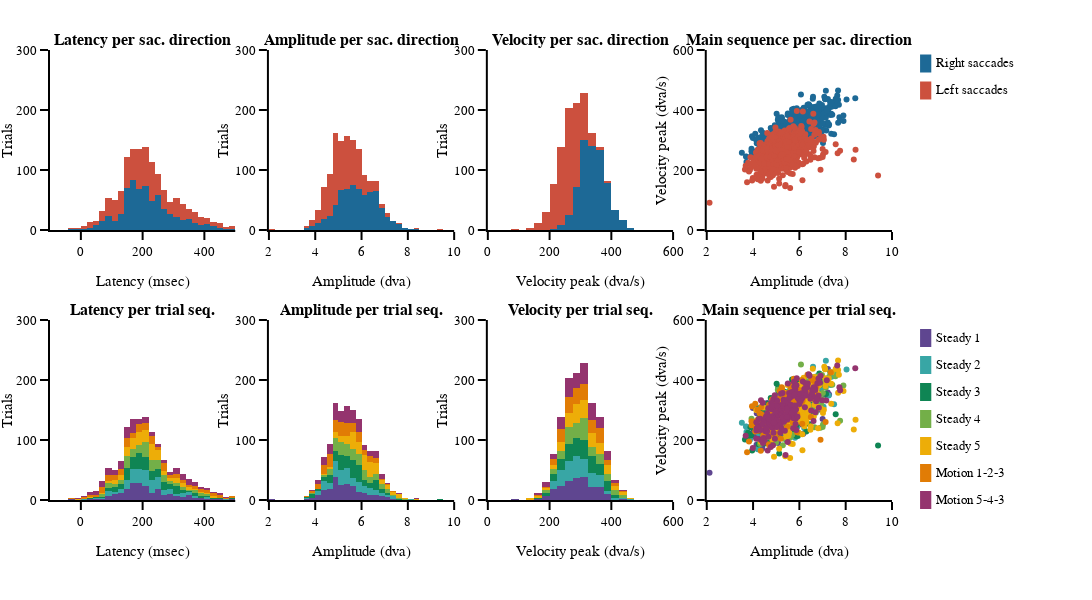

Notebook code cell kept with this figure:
### Markdown cell above
#### Saccade parameter graph

### Code cell
# figure specific settings
subplot_titles = ('<b>Latency per sac. direction<b>', '<b>Amplitude per sac. direction<b>', '<b>Velocity per sac. direction<b>', '<b>Main sequence per sac. direction<b>',
                  '<b>Latency per trial seq.<b>', '<b>Amplitude per trial seq.<b>', '<b>Velocity per trial seq.<b>', '<b>Main sequence per trial seq.<b>',)
y_label=['Latency (msec)', 'Amplitude (dva)', 'Velocity peak (dva/s)', 'Velocity peak (dva/s)']
x_label=['Trials','Trials','Trials','Amplitude (dva)']

# subplot settings
rows, cols = 2, 4
leg_mergin = 200
fig_height, fig_width = 600,350*4+leg_mergin
column_widths,row_heights = [1,1,1,1],[1,1]
sb_specs = [[{},{},{},{}],[{},{},{},{}]]
fig = make_subplots(rows=rows, cols=cols, print_grid=False, vertical_spacing=0.2, horizontal_spacing=0.04, 
                    column_widths=column_widths, row_heights=row_heights, subplot_titles=subplot_titles)

x_legend = 1.05
y_legend_step = 0.06
y_legend_sd = 0.97
y_legend_ts = 0.36
rad_leg = 0.04


# Right / Left saccades
# ---------------------
sac_param = ['sac_lat_trial','sac_amp_trial','sac_vpeak_trial']

for sd_num, sd in enumerate(sds):
    # plot
    fig.append_trace(go.Histogram(x=df_all.loc[(df_all.main_sac_trial == 1) & (df_all.saccade_direction == sd_num+1)]['sac_lat_trial'], name=sd, marker_color=sd_cols[sd_num], xbins_size = 20),row=1, col=1)
    fig.append_trace(go.Histogram(x=df_all.loc[(df_all.main_sac_trial == 1) & (df_all.saccade_direction == sd_num+1)]['sac_amp_trial'], name=sd, marker_color=sd_cols[sd_num], xbins_size = 0.25),row=1, col=2)
    fig.append_trace(go.Histogram(x=df_all.loc[(df_all.main_sac_trial == 1) & (df_all.saccade_direction == sd_num+1)]['sac_vpeak_trial'], name=sd, marker_color=sd_cols[sd_num], xbins_size = 25),row=1, col=3)
    fig.append_trace(go.Scatter(x=df_all.loc[(df_all.main_sac_trial == 1) & (df_all.saccade_direction == sd_num+1)]['sac_amp_trial'],
                                y=df_all.loc[(df_all.main_sac_trial == 1) & (df_all.saccade_direction == sd_num+1)]['sac_vpeak_trial'],name=sd, mode='markers',marker_color=sd_cols[sd_num]),row=1, col=4)
    
    # legend
    fig.add_annotation(xref='paper', yref='paper', x=x_legend, y=y_legend_sd-y_legend_step*sd_num, 
                       text=sd, showarrow=False, font_size = template_specs['axes_font_size'],xanchor = 'left', yanchor='middle')
    fig.add_shape(type='rect',xref='paper', yref='paper', fillcolor=sd_cols[sd_num],line_width=0,
                  x0=x_legend-0.01-rad_leg/6, y0=y_legend_sd-y_legend_step*sd_num-rad_leg/2, 
                  x1=x_legend-0.01+rad_leg/6, y1=y_legend_sd-y_legend_step*sd_num+rad_leg/2)

# Trials sequence
# ---------------
for ts_num, ts in enumerate(tss):
    # plot
    fig.append_trace(go.Histogram(x=df_all.loc[(df_all.main_sac_trial == 1) & (df_all.trial_sequence == ts_num+1)]['sac_lat_trial'], name=ts, marker_color=ts_cols[ts_num], xbins_size = 20),row=2, col=1)
    fig.append_trace(go.Histogram(x=df_all.loc[(df_all.main_sac_trial == 1) & (df_all.trial_sequence == ts_num+1)]['sac_amp_trial'], name=ts, marker_color=ts_cols[ts_num], xbins_size = 0.25),row=2, col=2)
    fig.append_trace(go.Histogram(x=df_all.loc[(df_all.main_sac_trial == 1) & (df_all.trial_sequence == ts_num+1)]['sac_vpeak_trial'], name=ts, marker_color=ts_cols[ts_num], xbins_size = 25),row=2, col=3)
    fig.append_trace(go.Scatter(x=df_all.loc[(df_all.main_sac_trial == 1) & (df_all.trial_sequence == ts_num+1)]['sac_amp_trial'],
                                y=df_all.loc[(df_all.main_sac_trial == 1) & (df_all.trial_sequence == ts_num+1)]['sac_vpeak_trial'],name=ts, mode='markers',marker_color=ts_cols[ts_num]),row=2, col=4)
    
    # legend
    fig.add_annotation(xref='paper', yref='paper', x=x_legend, y=y_legend_ts-(y_legend_step*ts_num), 
                       text=ts, showarrow=False, font_size = template_specs['axes_font_size'], xanchor = 'left', yanchor='middle')
    fig.add_shape(type='rect',xref='paper', yref='paper', fillcolor=ts_cols[ts_num],line_width=0,
                  x0=x_legend-0.01-rad_leg/6, y0=y_legend_ts-y_legend_step*ts_num-rad_leg/2, 
                  x1=x_legend-0.01+rad_leg/6, y1=y_legend_ts-y_legend_step*ts_num+rad_leg/2)

# axes settings
for row in np.arange(rows):
    for col in np.arange(cols):
        fig.update_xaxes(visible=True, ticklen=8, linewidth=template_specs['axes_width'], row=row+1, col=col+1)
        fig.update_yaxes(visible=True, ticklen=8, linewidth=template_specs['axes_width'], range=[0,300], title='Trials',row=row+1, col=col+1)

fig.layout.update(xaxis_range =[-100,500],  xaxis5_range=[-100,500], 
                  xaxis2_range=[2,10],   xaxis6_range=[2,10],
                  xaxis3_range=[0,600],  xaxis7_range=[0,600],
                  xaxis4_range=[2,10],   xaxis8_range=[2,10],
                  yaxis4_range=[0,600],  yaxis8_range=[0,600],    
                  xaxis_title ='Latency (msec)',        xaxis5_title='Latency (msec)',
                  xaxis2_title='Amplitude (dva)',       xaxis6_title='Amplitude (dva)',
                  xaxis3_title='Velocity peak (dva/s)', xaxis7_title='Velocity peak (dva/s)',
                  xaxis4_title='Amplitude (dva)',       xaxis8_title='Amplitude (dva)',
                  yaxis4_title='Velocity peak (dva/s)', yaxis8_title='Velocity peak (dva/s)',
                 )
    
# Save figure
fig.layout.update(template=fig_template, width=fig_width, height=fig_height, margin_l=50, margin_r=200, margin_t=50, margin_b=100, barmode='stack', showlegend=False)
fig.show()
if not os.path.exists(fig_dir):os.mkdir(fig_dir)    
fig.write_image('{}/{}_saccade_dist.pdf'.format(fig_dir, subject))

### Figure 1 — Plotly figure (JSON) as saved in the notebook; plotly's stock layout.template omitted (floating-point values rounded to 4 significant figures; data arrays with more than 128 entries replaced by an {"elided": "..."} marker saying what was removed)
{"data": [{"marker": {"color": "rgb(29, 105, 150)"}, "name": "Right saccades", "type": "histogram", "x": {"elided": "662 int values"}, "xaxis": "x", "xbins": {"size": 20}, "yaxis": "y"}, {"marker": {"color": "rgb(29, 105, 150)"}, "name": "Right saccades", "type": "histogram", "x": {"elided": "662 float values"}, "xaxis": "x2", "xbins": {"size": 0.25}, "yaxis": "y2"}, {"marker": {"color": "rgb(29, 105, 150)"}, "name": "Right saccades", "type": "histogram", "x": {"elided": "662 float values"}, "xaxis": "x3", "xbins": {"size": 25}, "yaxis": "y3"}, {"marker": {"color": "rgb(29, 105, 150)"}, "mode": "markers", "name": "Right saccades", "type": "scatter", "x": {"elided": "662 float values"}, "xaxis": "x4", "y": {"elided": "662 float values"}, "yaxis": "y4"}, {"marker": {"color": "rgb(204, 80, 62)"}, "name": "Left saccades", "type": "histogram", "x": {"elided": "674 int values"}, "xaxis": "x", "xbins": {"size": 20}, "yaxis": "y"}, {"marker": {"color": "rgb(204, 80, 62)"}, "name": "Left saccades", "type": "histogram", "x": {"elided": "674 float values"}, "xaxis": "x2", "xbins": {"size": 0.25}, "yaxis": "y2"}, {"marker": {"color": "rgb(204, 80, 62)"}, "name": "Left saccades", "type": "histogram", "x": {"elided": "674 float values"}, "xaxis": "x3", "xbins": {"size": 25}, "yaxis": "y3"}, {"marker": {"color": "rgb(204, 80, 62)"}, "mode": "markers", "name": "Left saccades", "type": "scatter", "x": {"elided": "674 float values"}, "xaxis": "x4", "y": {"elided": "674 float values"}, "yaxis": "y4"}, {"marker": {"color": "rgb(95, 70, 144)"}, "name": "Steady 1", "type": "histogram", "x": {"elided": "213 int values"}, "xaxis": "x5", "xbins": {"size": 20}, "yaxis": "y5"}, {"marker": {"color": "rgb(95, 70, 144)"}, "name": "Steady 1", "type": "histogram", "x": {"elided": "213 float values"}, "xaxis": "x6", "xbins": {"size": 0.25}, "yaxis": "y6"}, {"marker": {"color": "rgb(95, 70, 144)"}, "name": "Steady 1", "type": "histogram", "x": {"elided": "213 float values"}, "xaxis": "x7", "xbins": {"size": 25}, "yaxis": "y7"}, {"marker": {"color": "rgb(95, 70, 144)"}, "mode": "markers", "name": "Steady 1", "type": "scatter", "x": {"elided": "213 float values"}, "xaxis": "x8", "y": {"elided": "213 float values"}, "yaxis": "y8"}, {"marker": {"color": "rgb(56, 166, 165)"}, "name": "Steady 2", "type": "histogram", "x": {"elided": "195 int values"}, "xaxis": "x5", "xbins": {"size": 20}, "yaxis": "y5"}, {"marker": {"color": "rgb(56, 166, 165)"}, "name": "Steady 2", "type": "histogram", "x": {"elided": "195 float values"}, "xaxis": "x6", "xbins": {"size": 0.25}, "yaxis": "y6"}, {"marker": {"color": "rgb(56, 166, 165)"}, "name": "Steady 2", "type": "histogram", "x": {"elided": "195 float values"}, "xaxis": "x7", "xbins": {"size": 25}, "yaxis": "y7"}, {"marker": {"color": "rgb(56, 166, 165)"}, "mode": "markers", "name": "Steady 2", "type": "scatter", "x": {"elided": "195 float values"}, "xaxis": "x8", "y": {"elided": "195 float values"}, "yaxis": "y8"}, {"marker": {"color": "rgb(15, 133, 84)"}, "name": "Steady 3", "type": "histogram", "x": {"elided": "196 int values"}, "xaxis": "x5", "xbins": {"size": 20}, "yaxis": "y5"}, {"marker": {"color": "rgb(15, 133, 84)"}, "name": "Steady 3", "type": "histogram", "x": {"elided": "196 float values"}, "xaxis": "x6", "xbins": {"size": 0.25}, "yaxis": "y6"}, {"marker": {"color": "rgb(15, 133, 84)"}, "name": "Steady 3", "type": "histogram", "x": {"elided": "196 float values"}, "xaxis": "x7", "xbins": {"size": 25}, "yaxis": "y7"}, {"marker": {"color": "rgb(15, 133, 84)"}, "mode": "markers", "name": "Steady 3", "type": "scatter", "x": {"elided": "196 float values"}, "xaxis": "x8", "y": {"elided": "196 float values"}, "yaxis": "y8"}, {"marker": {"color": "rgb(115, 175, 72)"}, "name": "Steady 4", "type": "histogram", "x": {"elided": "174 int values"}, "xaxis": "x5", "xbins": {"size": 20}, "yaxis": "y5"}, {"marker": {"color": "rgb(115, 175, 72)"}, "name": "Steady 4", "type": "histogram", "x": {"elided": "174 float values"}, "xaxis": "x6", "xbins": {"size": 0.25}, "yaxis": "y6"}, {"marker": {"color": "rgb(115, 175, 72)"}, "name": "Steady 4", "type": "histogram", "x": {"elided": "174 float values"}, "xaxis": "x7", "xbins": {"size": 25}, "yaxis": "y7"}, {"marker": {"color": "rgb(115, 175, 72)"}, "mode": "markers", "name": "Steady 4", "type": "scatter", "x": {"elided": "174 float values"}, "xaxis": "x8", "y": {"elided": "174 float values"}, "yaxis": "y8"}, {"marker": {"color": "rgb(237, 173, 8)"}, "name": "Steady 5", "type": "histogram", "x": {"elided": "184 int values"}, "xaxis": "x5", "xbins": {"size": 20}, "yaxis": "y5"}, {"marker": {"color": "rgb(237, 173, 8)"}, "name": "Steady 5", "type": "histogram", "x": {"elided": "184 float values"}, "xaxis": "x6", "xbins": {"size": 0.25}, "yaxis": "y6"}, {"marker": {"color": "rgb(237, 173, 8)"}, "name": "Steady 5", "type": "histogram", "x": {"elided": "184 float values"}, "xaxis": "x7", "xbins": {"size": 25}, "yaxis": "y7"}, {"marker": {"color": "rgb(237, 173, 8)"}, "mode": "markers", "name": "Steady 5", "type": "scatter", "x": {"elided": "184 float values"}, "xaxis": "x8", "y": {"elided": "184 float values"}, "yaxis": "y8"}, {"marker": {"color": "rgb(225, 124, 5)"}, "name": "Motion 1-2-3", "type": "histogram", "x": {"elided": "176 int values"}, "xaxis": "x5", "xbins": {"size": 20}, "yaxis": "y5"}, {"marker": {"color": "rgb(225, 124, 5)"}, "name": "Motion 1-2-3", "type": "histogram", "x": {"elided": "176 float values"}, "xaxis": "x6", "xbins": {"size": 0.25}, "yaxis": "y6"}, {"marker": {"color": "rgb(225, 124, 5)"}, "name": "Motion 1-2-3", "type": "histogram", "x": {"elided": "176 float values"}, "xaxis": "x7", "xbins": {"size": 25}, "yaxis": "y7"}, {"marker": {"color": "rgb(225, 124, 5)"}, "mode": "markers", "name": "Motion 1-2-3", "type": "scatter", "x": {"elided": "176 float values"}, "xaxis": "x8", "y": {"elided": "176 float values"}, "yaxis": "y8"}, {"marker": {"color": "rgb(148, 52, 110)"}, "name": "Motion 5-4-3", "type": "histogram", "x": {"elided": "198 int values"}, "xaxis": "x5", "xbins": {"size": 20}, "yaxis": "y5"}, {"marker": {"color": "rgb(148, 52, 110)"}, "name": "Motion 5-4-3", "type": "histogram", "x": {"elided": "198 float values"}, "xaxis": "x6", "xbins": {"size": 0.25}, "yaxis": "y6"}, {"marker": {"color": "rgb(148, 52, 110)"}, "name": "Motion 5-4-3", "type": "histogram", "x": {"elided": "198 float values"}, "xaxis": "x7", "xbins": {"size": 25}, "yaxis": "y7"}, {"marker": {"color": "rgb(148, 52, 110)"}, "mode": "markers", "name": "Motion 5-4-3", "type": "scatter", "x": {"elided": "198 float values"}, "xaxis": "x8", "y": {"elided": "198 float values"}, "yaxis": "y8"}], "layout": {"annotations": [{"font": {"size": 16}, "showarrow": false, "text": "<b>Latency per sac. direction<b>", "x": 0.11, "xanchor": "center", "xref": "paper", "y": 1, "yanchor": "bottom", "yref": "paper"}, {"font": {"size": 16}, "showarrow": false, "text": "<b>Amplitude per sac. direction<b>", "x": 0.37, "xanchor": "center", "xref": "paper", "y": 1, "yanchor": "bottom", "yref": "paper"}, {"font": {"size": 16}, "showarrow": false, "text": "<b>Velocity per sac. direction<b>", "x": 0.63, "xanchor": "center", "xref": "paper", "y": 1, "yanchor": "bottom", "yref": "paper"}, {"font": {"size": 16}, "showarrow": false, "text": "<b>Main sequence per sac. direction<b>", "x": 0.89, "xanchor": "center", "xref": "paper", "y": 1, "yanchor": "bottom", "yref": "paper"}, {"font": {"size": 16}, "showarrow": false, "text": "<b>Latency per trial seq.<b>", "x": 0.11, "xanchor": "center", "xref": "paper", "y": 0.4, "yanchor": "bottom", "yref": "paper"}, {"font": {"size": 16}, "showarrow": false, "text": "<b>Amplitude per trial seq.<b>", "x": 0.37, "xanchor": "center", "xref": "paper", "y": 0.4, "yanchor": "bottom", "yref": "paper"}, {"font": {"size": 16}, "showarrow": false, "text": "<b>Velocity per trial seq.<b>", "x": 0.63, "xanchor": "center", "xref": "paper", "y": 0.4, "yanchor": "bottom", "yref": "paper"}, {"font": {"size": 16}, "showarrow": false, "text": "<b>Main sequence per trial seq.<b>", "x": 0.89, "xanchor": "center", "xref": "paper", "y": 0.4, "yanchor": "bottom", "yref": "paper"}, {"font": {"size": 13}, "showarrow": false, "text": "Right saccades", "x": 1.05, "xanchor": "left", "xref": "paper", "y": 0.97, "yanchor": "middle", "yref": "paper"}, {"font": {"size": 13}, "showarrow": false, "text": "Left saccades", "x": 1.05, "xanchor": "left", "xref": "paper", "y": 0.91, "yanchor": "middle", "yref": "paper"}, {"font": {"size": 13}, "showarrow": false, "text": "Steady 1", "x": 1.05, "xanchor": "left", "xref": "paper", "y": 0.36, "yanchor": "middle", "yref": "paper"}, {"font": {"size": 13}, "showarrow": false, "text": "Steady 2", "x": 1.05, "xanchor": "left", "xref": "paper", "y": 0.3, "yanchor": "middle", "yref": "paper"}, {"font": {"size": 13}, "showarrow": false, "text": "Steady 3", "x": 1.05, "xanchor": "left", "xref": "paper", "y": 0.24, "yanchor": "middle", "yref": "paper"}, {"font": {"size": 13}, "showarrow": false, "text": "Steady 4", "x": 1.05, "xanchor": "left", "xref": "paper", "y": 0.18, "yanchor": "middle", "yref": "paper"}, {"font": {"size": 13}, "showarrow": false, "text": "Steady 5", "x": 1.05, "xanchor": "left", "xref": "paper", "y": 0.12, "yanchor": "middle", "yref": "paper"}, {"font": {"size": 13}, "showarrow": false, "text": "Motion 1-2-3", "x": 1.05, "xanchor": "left", "xref": "paper", "y": 0.06, "yanchor": "middle", "yref": "paper"}, {"font": {"size": 13}, "showarrow": false, "text": "Motion 5-4-3", "x": 1.05, "xanchor": "left", "xref": "paper", "y": 0, "yanchor": "middle", "yref": "paper"}], "barmode": "stack", "height": 600, "margin": {"b": 100, "l": 50, "r": 200, "t": 50}, "shapes": [{"fillcolor": "rgb(29, 105, 150)", "line": {"width": 0}, "type": "rect", "x0": 1.033, "x1": 1.047, "xref": "paper", "y0": 0.95, "y1": 0.99, "yref": "paper"}, {"fillcolor": "rgb(204, 80, 62)", "line": {"width": 0}, "type": "rect", "x0": 1.033, "x1": 1.047, "xref": "paper", "y0": 0.89, "y1": 0.93, "yref": "paper"}, {"fillcolor": "rgb(95, 70, 144)", "line": {"width": 0}, "type": "rect", "x0": 1.033, "x1": 1.047, "xref": "paper", "y0": 0.34, "y1": 0.38, "yref": "paper"}, {"fillcolor": "rgb(56, 166, 165)", "line": {"width": 0}, "type": "rect", "x0": 1.033, "x1": 1.047, "xref": "paper", "y0": 0.28, "y1": 0.32, "yref": "paper"}, {"fillcolor": "rgb(15, 133, 84)", "line": {"width": 0}, "type": "rect", "x0": 1.033, "x1": 1.047, "xref": "paper", "y0": 0.22, "y1": 0.26, "yref": "paper"}, {"fillcolor": "rgb(115, 175, 72)", "line": {"width": 0}, "type": "rect", "x0": 1.033, "x1": 1.047, "xref": "paper", "y0": 0.16, "y1": 0.2, "yref": "paper"}, {"fillcolor": "rgb(237, 173, 8)", "line": {"width": 0}, "type": "rect", "x0": 1.033, "x1": 1.047, "xref": "paper", "y0": 0.1, "y1": 0.14, "yref": "paper"}, {"fillcolor": "rgb(225, 124, 5)", "line": {"width": 0}, "type": "rect", "x0": 1.033, "x1": 1.047, "xref": "paper", "y0": 0.04, "y1": 0.08, "yref": "paper"}, {"fillcolor": "rgb(148, 52, 110)", "line": {"width": 0}, "type": "rect", "x0": 1.033, "x1": 1.047, "xref": "paper", "y0": -0.02, "y1": 0.02, "yref": "paper"}], "showlegend": false, "width": 1600, "xaxis": {"anchor": "y", "domain": [0, 0.22], "linewidth": 2, "range": [-100, 500], "ticklen": 8, "title": {"text": "Latency (msec)"}, "type": "linear", "visible": true}, "xaxis2": {"anchor": "y2", "domain": [0.26, 0.48], "linewidth": 2, "range": [2, 10], "ticklen": 8, "title": {"text": "Amplitude (dva)"}, "type": "linear", "visible": true}, "xaxis3": {"anchor": "y3", "domain": [0.52, 0.74], "linewidth": 2, "range": [0, 600], "ticklen": 8, "title": {"text": "Velocity peak (dva/s)"}, "type": "linear", "visible": true}, "xaxis4": {"anchor": "y4", "domain": [0.78, 1], "linewidth": 2, "range": [2, 10], "ticklen": 8, "title": {"text": "Amplitude (dva)"}, "type": "linear", "visible": true}, "xaxis5": {"anchor": "y5", "domain": [0, 0.22], "linewidth": 2, "range": [-100, 500], "ticklen": 8, "title": {"text": "Latency (msec)"}, "type": "linear", "visible": true}, "xaxis6": {"anchor": "y6", "domain": [0.26, 0.48], "linewidth": 2, "range": [2, 10], "ticklen": 8, "title": {"text": "Amplitude (dva)"}, "type": "linear", "visible": true}, "xaxis7": {"anchor": "y7", "domain": [0.52, 0.74], "linewidth": 2, "range": [0, 600], "ticklen": 8, "title": {"text": "Velocity peak (dva/s)"}, "type": "linear", "visible": true}, "xaxis8": {"anchor": "y8", "domain": [0.78, 1], "linewidth": 2, "range": [2, 10], "ticklen": 8, "title": {"text": "Amplitude (dva)"}, "type": "linear", "visible": true}, "yaxis": {"anchor": "x", "domain": [0.6, 1], "linewidth": 2, "range": [0, 300], "ticklen": 8, "title": {"text": "Trials"}, "visible": true}, "yaxis2": {"anchor": "x2", "domain": [0.6, 1], "linewidth": 2, "range": [0, 300], "ticklen": 8, "title": {"text": "Trials"}, "visible": true}, "yaxis3": {"anchor": "x3", "domain": [0.6, 1], "linewidth": 2, "range": [0, 300], "ticklen": 8, "title": {"text": "Trials"}, "visible": true}, "yaxis4": {"anchor": "x4", "domain": [0.6, 1], "linewidth": 2, "range": [0, 600], "ticklen": 8, "title": {"text": "Velocity peak (dva/s)"}, "type": "linear", "visible": true}, "yaxis5": {"anchor": "x5", "domain": [0, 0.4], "linewidth": 2, "range": [0, 300], "ticklen": 8, "title": {"text": "Trials"}, "visible": true}, "yaxis6": {"anchor": "x6", "domain": [0, 0.4], "linewidth": 2, "range": [0, 300], "ticklen": 8, "title": {"text": "Trials"}, "visible": true}, "yaxis7": {"anchor": "x7", "domain": [0, 0.4], "linewidth": 2, "range": [0, 300], "ticklen": 8, "title": {"text": "Trials"}, "visible": true}, "yaxis8": {"anchor": "x8", "domain": [0, 0.4], "linewidth": 2, "range": [0, 600], "ticklen": 8, "title": {"text": "Velocity peak (dva/s)"}, "type": "linear", "visible": true}}}
